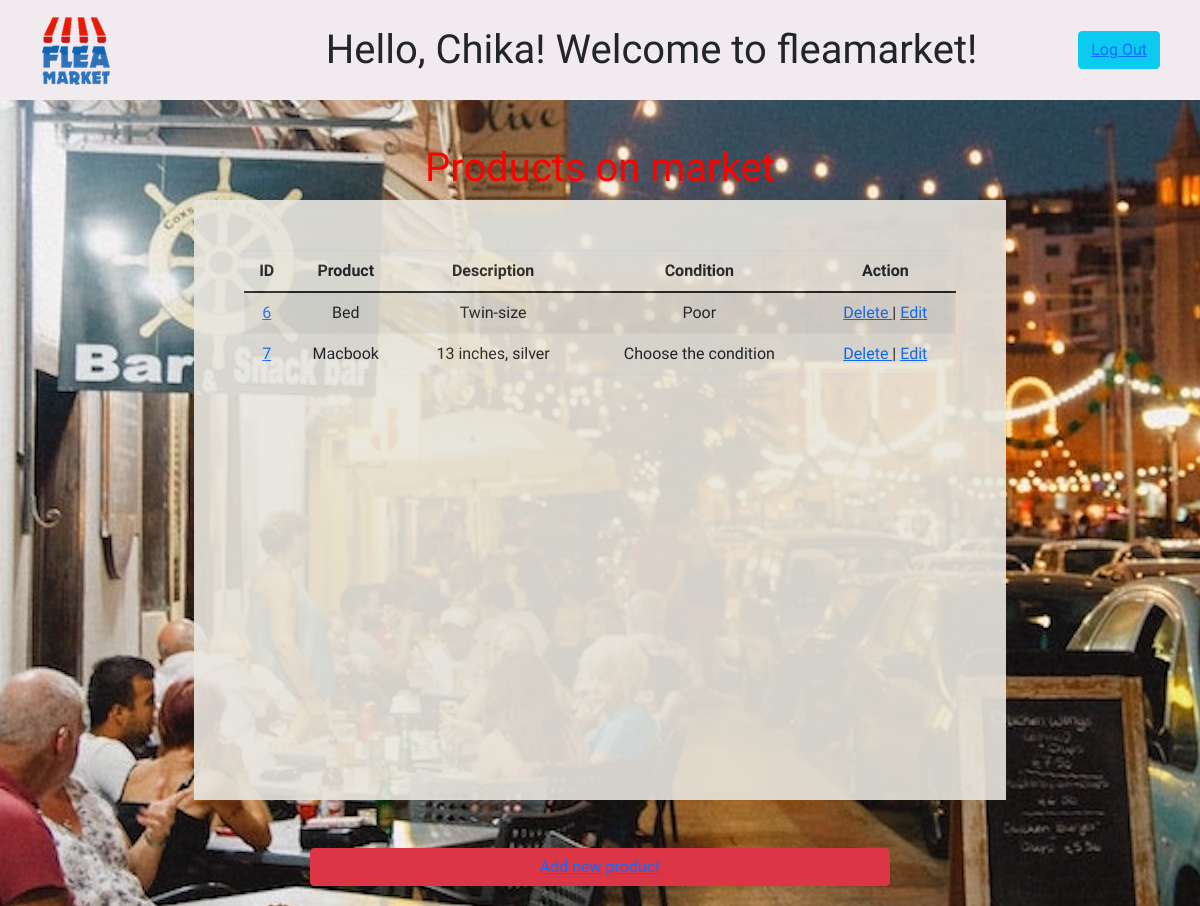
The app's page /products (signed in), older data.
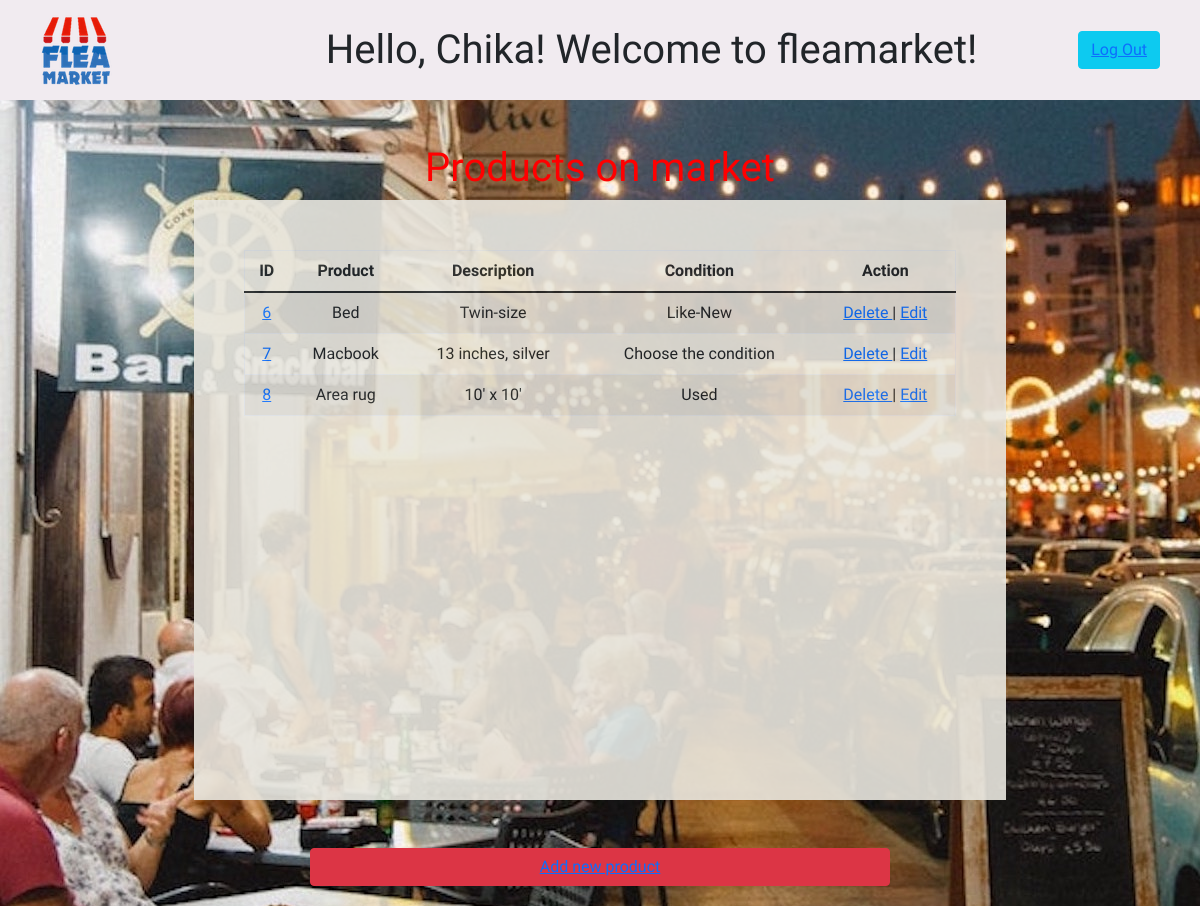
The same page, newer data.
### koukan_app/models.py (models this page shows)
class Product(models.Model):
    product_name = models.CharField(max_length=45)
    description = models.CharField(max_length=255)
    condition = models.CharField(max_length=255)
    user = models.ForeignKey(User, related_name = "products",on_delete=models.CASCADE)
    created_at = models.DateTimeField(auto_now_add=True)
    updated_at = models.DateTimeField(auto_now=True)
    objects= ProductManager()

### koukan_app/views.py (the view)
# urls.py: path('products', views.products),
def products(request):
    if 'user_id' not in request.session:
        return redirect("/")
    user = User.objects.get(id = request.session['user_id'])
    context = {
		"user": user,
        "products": Product.objects.all()
	}
    return render(request,"dashboard.html",context)

### koukan_app/templates/dashboard.html (shortened to what this page needs)
<!DOCTYPE html>
<html lang="en">
<head>
    <link href="https://cdn.jsdelivr.net/npm/bootstrap@5.1.3/dist/css/bootstrap.min.css" rel="stylesheet">
    {% load static %}
    <link rel="stylesheet" href="{%static 'css/style.css'%}">
</head>
<body>
    <div id="header">
            {% load static %}
            <a href="/products"><img src="{% static "imgs/fleamarket.png" %}" alt="logo"/></a>
            <span style="font-size: 250%">Hello,  {{user.first_name}}! Welcome to fleamarket!</span>
            <button type="button" class="btn btn-info"><a href="/logout">Log Out</a></button>
    </div>
    <div id="wrapper">
        <h1> Products on market</h1>
    <div id="middle-wrapper">
        <table class="table table-striped" border="1">
            <thead>
                <th>ID</th>
                <th>Product</th>
                <th>Description</th>
                <th>Condition</th>
                <th>Action</th>
            </thead>
            <tbody>
            {% for product in products %}
                <tr>
                    <td><a href="products/detail/{{product.id}}">{{ product.id }}</a></td>
                    <td>{{product.product_name}}</td>
                    <td>{{product.description}}</td>
                    <td>{{product.condition}}</td>
                    <td>
                        <a href="products/delete/{{product.id}}"> Delete </a> |
                        <a href="products/edit/{{product.id}}">Edit</a>
                    </td>
                </tr>
            {% endfor %}
            </tbody>
        </table>
    </div>
        <div class="d-grid gap-2 col-6 mx-auto">
            <button type="button" class="btn btn-danger"><a href="/products/new">Add new product</a></button>
        </div>
    </div>
</body>
</html>

Row changes from the older to the newer data that the page shows:
changed Product "Bed": condition "Poor" → "Like-New"
added Product: id "8", product_name "Area rug", description "10' x 10'", condition "Used"
